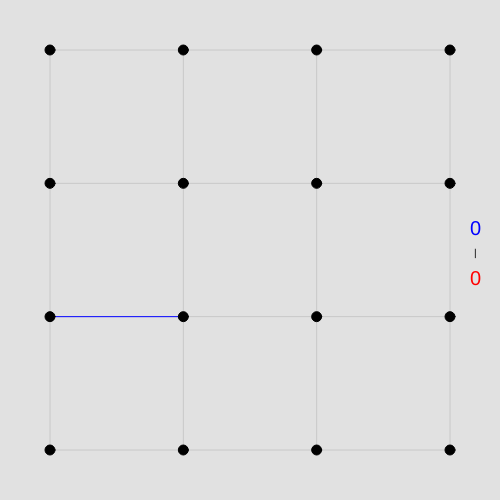
Frame 1 (no input)
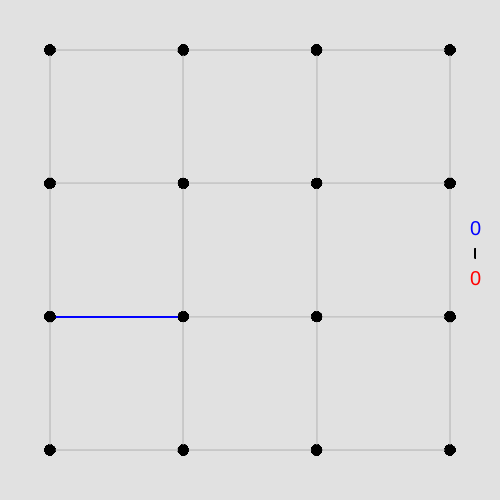
Frame 60 (no input)
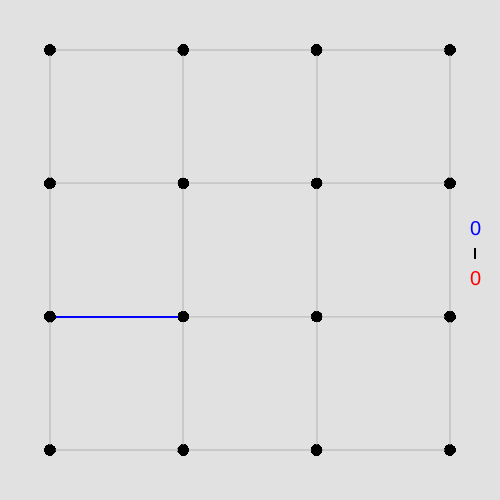
Frame 120 (the mouse pressed at the canvas centre since frame 60)

The p5.js sketch that drew these frames (run headless with seeded random() and noise() and a simulated clock; from frame 60 on, the mouse is pressed at the canvas centre):

// p5.js sketch
// ── sketch.js
var sq_size = 400/3;
var padd = 50;

var table = Array(7).fill().map(() => Array(7).fill(0));
var p1 = 0;
var p2 = 0;

var finished = true;

function setup() {
	createCanvas(500, 500);
	background(225);

	table = Array(7).fill().map(() => Array(7).fill(0));
	p1 = 0;
	p2 = 0;
	frameRate(60);

	play();
}

function draw() {
	// draw faces
	noStroke();
	textSize(20);
	fill(225);
	rect(465, 218, 20, 20);
	fill(0, 0, 255);
	text(p1, 470, 235);
	
	fill(225);
	rect(465, 268, 20, 20);
	fill(255, 0, 0);
	text(p2, 470, 285);

	fill(0);
	textSize(10);
	text("|", 474, 256)

	stroke(0);
	for (var i=1; i<7; i+=2) {
		for (var j=1; j<7; j+=2) {
			if (table[i][j] == 0) continue;

			if (table[i][j] == 1) fill(200, 200, 255);
			else if (table[i][j] == 2) fill(255, 200, 200);
			
			var ipad = floor((i-1)/2);
			var jpad = floor((j-1)/2);
			
			rect(ipad*sq_size+padd, jpad*sq_size+padd, sq_size, sq_size);
		}
	}

	// draw edges
	for (var i=0; i<7; i++) {
		for (var j=0; j<7; j++) {
			// si es un node o una cara fora
			if (i%2 == j%2) continue;

			if (i%2 == 0) {
				// coordenades reduides sobre els edges
				var ipad = floor(i/2);
				var jpad = floor((j+1)/2);
			
				if (table[i][j] == 0) {
					if (ipad*sq_size+padd-20.5 <= mouseX && mouseX < ipad*sq_size+padd+20.5 &&
					 	(jpad-1)*sq_size+padd <= mouseY && mouseY < jpad*sq_size+padd) {
						stroke(255,0,0);
					}
					else stroke(200);	
				}
				if(table[i][j] == 1) stroke(0,0,255);
				else if (table[i][j] == 2) stroke(255,0,0);

				if (jpad > 0)
					line(ipad*sq_size + padd, jpad*sq_size + padd,
						ipad*sq_size + padd, (jpad-1)*sq_size + padd);
			}
			else {
				var ipad = floor((i+1)/2);
				var jpad = floor(j/2);
		
				if (table[i][j] == 0) {
					if ((ipad-1)*sq_size+padd <= mouseX && mouseX < ipad*sq_size+padd &&
					 	jpad*sq_size+padd-20.5 <= mouseY && mouseY < jpad*sq_size+padd+20.5) {
						stroke(255,0,0);
					}
					else stroke(200);
				}
				if(table[i][j] == 1) stroke(0,0,255);
				else if (table[i][j] == 2) stroke(255,0,0);
				
				if (ipad > 0)
					line(ipad*sq_size + padd, jpad*sq_size + padd,
						(ipad-1)*sq_size + padd, jpad*sq_size + padd);
			}
		}
	}	

	// draw corners
	stroke(0);
	for (var i=0; i<4; i++) {
		for (var j=0; j<4; j++) {
			fill(0);
			ellipse(i*sq_size + padd, j*sq_size + padd, 10, 10);
		}
	}
}

function keyPressed() {
	if (finished) {
		finished = false;
		setup();
	}
}

function mouseClicked() {
	for (var i=0; i<7; i++) {
		for (var j=0; j<7; j++) {
			// si es un node o una cara fora
			if (i%2 == j%2) continue;

			if (i%2 == 0) {
				// coordenades reduides sobre els edges
				var ipad = floor(i/2);
				var jpad = floor((j+1)/2);
			
				if (table[i][j] == 0) {
					if (ipad*sq_size+padd-20.5 <= mouseX && mouseX < ipad*sq_size+padd+20.5 &&
					 	(jpad-1)*sq_size+padd <= mouseY && mouseY < jpad*sq_size+padd) {
						
						table[i][j] = 2;
						checkFaces(2);
						return;
					}
				}
			}
			else {
				var ipad = floor((i+1)/2);
				var jpad = floor(j/2);
		
				if (table[i][j] == 0) {
					if ((ipad-1)*sq_size+padd <= mouseX && mouseX < ipad*sq_size+padd &&
					 	jpad*sq_size+padd-20.5 <= mouseY && mouseY < jpad*sq_size+padd+20.5) {
					

						table[i][j] = 2;
						checkFaces(2);
						return;
					}
				}
			}
		}
	}	
}

function checkFaces(p) {
	var fet = false;
	for (var i=1; i<7; i+=2) {
		for (var j=1; j<7; j+=2) {
			if (table[i][j] != 0) continue;

			if (table[i-1][j] != 0 &&
				table[i][j-1] != 0 &&
				table[i+1][j] != 0 &&
				table[i][j+1] != 0) {
				// encasillado

				table[i][j] = p;
				if (p == 1) p1++;
				else p2++;

				fet = true;
			}
		}
	}
	
	finished = true;
	for (var i=1; i<7; i+=2) {
		for (var j=1; j<7; j+=2) {
			if (table[i][j] == 0) finished = false;
		}
	}

	if (!finished) {
		if (p == 1) {
			if (fet) {
				play();
			}
		}
		else {
			if (!fet) {
				play();
			}
		}
	}
}

function play() {
	// greedy puc obtenir punts
	var punts = Array(7).fill().map(() => Array(7).fill(0));
	for (var i=1; i<7; i+=2) {
		for (var j=1; j<7; j+=2) {
			if (table[i][j] != 0) continue;

			if (table[i-1][j] != 0 &&
				table[i][j-1] != 0 &&
				table[i+1][j] != 0) {

				punts[i][j+1]++;
			}
			if (table[i][j+1] != 0 &&
				table[i][j-1] != 0 &&
				table[i+1][j] != 0) {

				punts[i-1][j]++;
			}
			if (table[i][j+1] != 0 &&
				table[i][j-1] != 0 &&
				table[i-1][j] != 0) {

				punts[i+1][j]++;
			}
			if (table[i][j+1] != 0 &&
				table[i+1][j] != 0 &&
				table[i-1][j] != 0) {

				punts[i][j-1]++;
			}
		}
	}
	var mjugada = [0,0,0];
	for (var i=0; i<7; i++) {
		for (var j=0; j<7; j++) {
			if (punts[i][j] > mjugada[2]) {
				mjugada = [i, j, punts[i][j]];
			}
		}
	}
	if (mjugada[2] != 0) {
		table[mjugada[0]][mjugada[1]] = 1;
		checkFaces(1);
		return;
	}

	// primeres jugades optimes
	var opt = [[2,1], [5,2], [4,5], [1,4]];
	shuffle(opt, true);
	for (var i=0; i<4; i++) {
		if (table[opt[i][0]][opt[i][1]] == 0) {
			
			table[opt[i][0]][opt[i][1]] = 1;
			checkFaces(1);
			return;
		}
	}

	// ultima instancia, hacer la next
	for (var i=0; i<7; i++) {
		for (var j=0; j<7; j++) {
			// si es un node o una cara fora
			if (i%2 == j%2) continue;
			// ya esta jugado
			if (table[i][j] != 0) continue;

			table[i][j] = 1;
			checkFaces(1);
			return;
		}
	}
}
